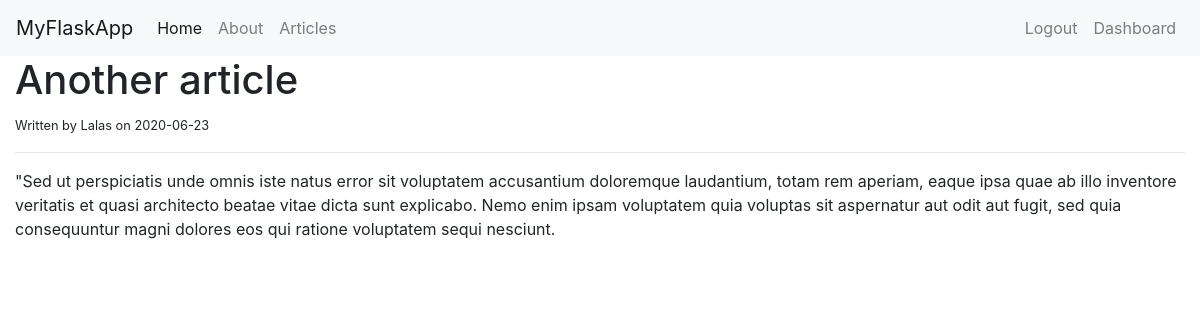
Page /article/2/ (signed in) on the committed database.
### flaskapp/models.py (models this page shows, shortened)
class Article(db.Model):
    id = db.Column(db.Integer, primary_key=True)
    title = db.Column(db.String(100), unique=True)
    body = db.Column(db.String, nullable=False)
    creation_date = db.Column(
        db.DateTime, nullable=False, default=datetime.datetime.utcnow)
    user_id = db.Column(db.Integer, db.ForeignKey('user.id'), nullable=False)

class User(db.Model):
    id = db.Column(db.Integer, primary_key=True)
    name = db.Column(db.String(100), unique=True, nullable=False)
    email = db.Column(db.String(100), unique=True, nullable=False)
    username = db.Column(db.String(100), unique=True, nullable=False)
    password = db.Column(db.String(100), nullable=False)
    articles = db.relationship('Article', backref='author', lazy=True)

### flaskapp/articles/routes.py (the view)
@articles.route('/article/<string:id>/')
def article(id):
    article = Article.query.get_or_404(id)
    return render_template('article.html', article=article)

### flaskapp/templates/article.html
{% extends 'layout.html' %}
{% block body %}
    <h1>{{ article.title }}</h1>
    <small>Written by
        {{ article.author.name }}
        on
        {{ article.creation_date.strftime('%Y-%m-%d') }}
    </small>
    <hr>
        <div>
            {{ article.body | safe }}
        </div>
    {% endblock %}

### rows in the picture
Article: title "Another article", creation_date "2020-06-23", body "\"Sed ut perspiciatis unde omnis iste natus error sit voluptatem accusantium doloremque laudantium, totam rem aperiam, eaque ipsa quae ab illo inventore veritatis et quasi architecto beatae vitae dicta sunt explicabo. Nemo enim ipsam voluptatem quia voluptas sit aspernatur aut odit aut fugit, sed quia consequuntur magni dolores eos qui ratione voluptatem sequi nesciunt."
User: author.name "Lalas"
